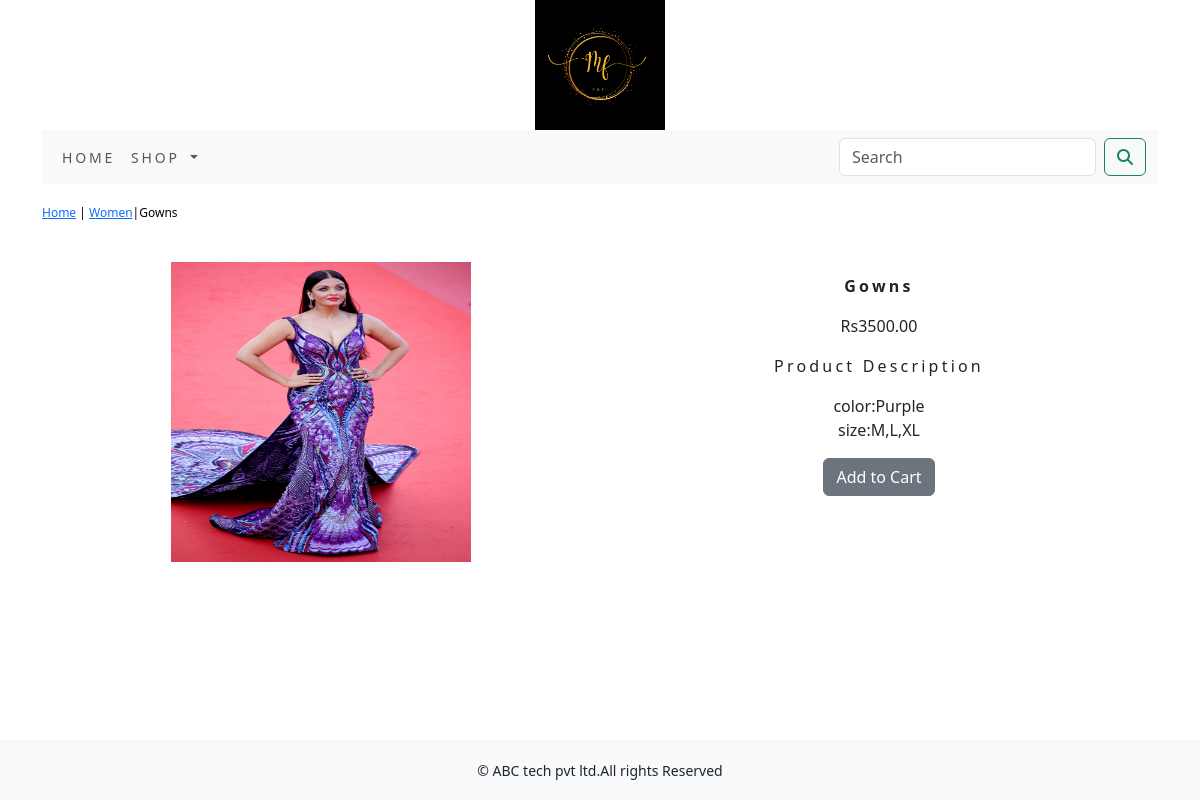
Page /shop/women/gowns/ on the committed database.
### shop/models.py (models this page shows, shortened)
class Product(models.Model):
    name = models.CharField(max_length=250, unique=True)
    slug = models.SlugField(max_length=250, unique=True)
    description = models.TextField(blank=True)
    price = models.DecimalField(max_digits=10, decimal_places=2)
    category = models.ForeignKey(Category, on_delete=models.CASCADE)
    image = models.ImageField(upload_to='product', blank=True)
    stock = models.IntegerField()
    available = models.BooleanField(default=True)
    created = models.DateTimeField(auto_now_add=True)
    updated = models.DateTimeField(auto_now=True)
    class Meta:
        ordering = ('name',)
        verbose_name = 'product'
        verbose_name_plural = 'products'

class Category(models.Model):
    name = models.CharField(max_length=250, unique=True)
    slug = models.SlugField(max_length=250, unique=True)
    description = models.TextField(blank=True)
    image = models.ImageField(upload_to='category', blank=True)
    class Meta:
        ordering = ('name',)
        verbose_name = 'category'
        verbose_name_plural = 'categories'
    def get_url(self):
        return  reverse('shop:products_by_category',args=[self.slug])
    def __str__(self):
        return '{}'.format(self.name)

### shop/views.py (the view)
# urls.py: path('<slug:c_slug>/<slug:product_slug>/', views.proDetail, name='prodCatdetail'),
def proDetail(request, c_slug, product_slug):
    try:
        product = Product.objects.get(category__slug=c_slug,slug=product_slug)
    except Exception as e:
        raise e
    return render(request, "product.html", {'product':product})

### shop/context_processors.py (called while the page is built)
def menu_link(request):
    links=Category.objects.all()
    return dict(links=links)

### templates/product.html (shortened to what this page needs)
{% extends 'base.html' %}
{% load static %}
{% block content %}
<div class="row my_prod_row_class">
    <div class="mx_auto">
        <p> <a href="{% url 'shop:allProdCat' %}">Home</a> | <a href ="{{product.category.get_url}}">{{product.category}}</a>|{{product.name}}</p>
    </div>
</div>
<div class="container">
<br>
<div class="row">
    <div class="col-12 col-sm-12 col-md-12 col-lg-6 text-center">
        <div style="min-width:18rem">
            <img src="{{product.image.url}}" alt="{{product.name}}" style="width:300px;height:300px;">
        </div>
    </div>
        <div class="col-12 col-sm-12 col-md-12 col-lg-6 text-center">
          <div>
              <h1 class="my_prod_title"><b>{{product.name}}</b></h1>
              <p>Rs{{product.price}}</p>
              <p class="my_title ">Product Description</p>
              <p class="text-justify my_prod_text">{{product.description|linebreaks}}</p>
              {% if product.stock <= 0 %}
              <p class="text-justify my_prod_text"><b>OUT OF STOCK!!</b></p>
              {% else %}
              <a class="btn btn-secondary" href="{% url 'cart:add_cart' product.id %}">Add to Cart</a>
              {% endif %}
          </div>
        </div>
    </div>
</div>
{% endblock %}

### static/css/custom.css (style rules this page uses)
body { font-family: 'Roboto', sans-serif; }
.my_title { font-size:16px; text_transform:uppercase; letter-spacing:.2em; }
.my_prod_row_class { padding-top:15px; padding-top:20px; }
.my_prod_row_class .mx_auto { color:#000; font-size:12px; text-decoration:none; }
.my_prod_title { font-size:16px; text-text_transform:uppercase; letter-spacing:.2em; padding-top:15px; padding-bottom:10px; }
.my_prod_text { padding-right:20px; }

### rows in the picture
Product: category "Women", name "Gowns", image (picture), price "3500.00", description "color:Purple size:M,L,XL"
